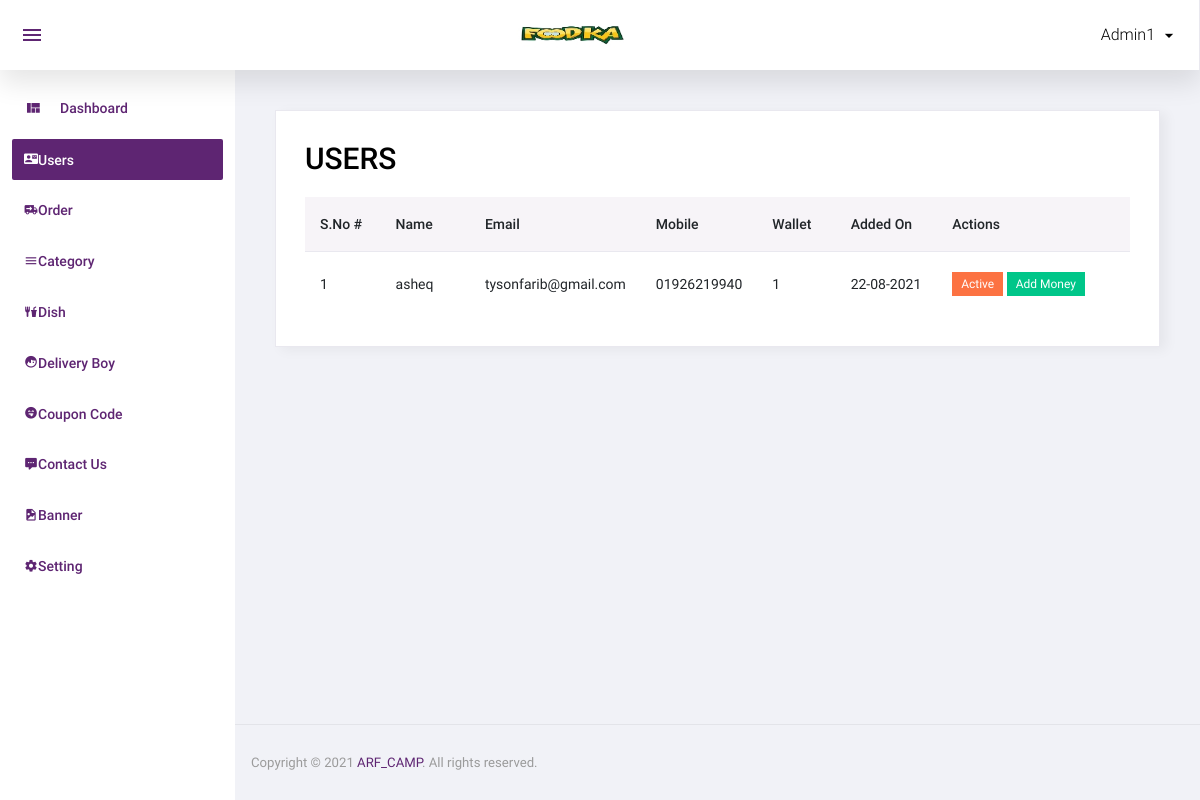
Before: /admin/user.php (signed in) with the older database file.
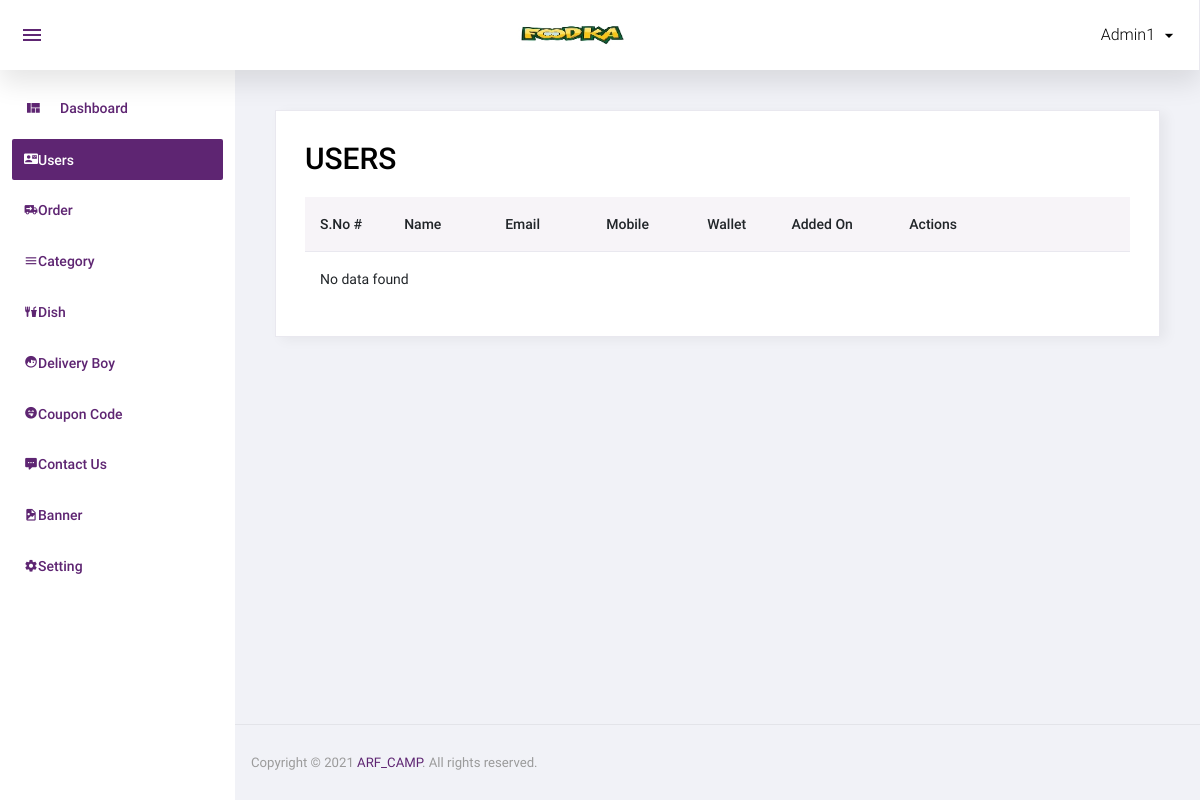
After: the same page with the newer database file.
### tables this page shows
CREATE TABLE `user` (
  `id` int(11) NOT NULL,
  `name` varchar(50) NOT NULL,
  `email` varchar(50) NOT NULL,
  `mobile` varchar(15) NOT NULL,
  `password` varchar(50) NOT NULL,
  `added_on` datetime NOT NULL,
  `status` int(11) NOT NULL,
  `email_verify` int(11) NOT NULL,
  `rand_str` varchar(50) NOT NULL,
  `referral_code` varchar(20) NOT NULL,
  `from_referral_code` varchar(50) NOT NULL
);

### function.inc.php (called while the page is built, shortened)
	<?php
function getWalletAmt($uid){
  global $con;
  $sql="select * from wallet where user_id='$uid'";
  $res=mysqli_query($con,$sql);
  $in=0;
  $out=0;
  while($row=mysqli_fetch_assoc($res)){
    if($row['type']=='in'){
      $in=$in+$row['amt'];
    }
    if($row['type']=='out'){
      $out=$out+$row['amt'];
    }
  }
  return $in-$out;
}
?>

### admin/user.php (the view, shortened to what this page needs)
<?php
include('top.php');
$sql="select * from user order by id desc";
$res=mysqli_query($con,$sql);
 ?>
  <div class="card">
            <div class="card-body">
               <h1 class="grid_title">USERS</h1>
              <div class="row grid_box">
                <div class="col-12">
                  <div class="table-responsive">
                    <table id="order-listing" class="table">
                      <thead>
                         <tr>
                            <th width="10%">S.No #</th>
                            <th width="12%">Name</th>
                            <th width="12%">Email</th>
							<th width="12%">Mobile</th>
							<th width="10%">Wallet</th>
                            <th width="14%">Added On</th>
							<th width="28%">Actions</th>
                        </tr>
                      </thead>
<tbody>
       <?php
       if(mysqli_num_rows($res)>0)
       {
		$i=1;
		while($row=mysqli_fetch_assoc($res)){
		?>
	<tr>
                            <td><?php echo $i?></td>
                            <td><?php echo $row['name']?></td>
							<td><?php echo $row['email']?></td>
							<td><?php echo $row['mobile']?></td>
							<td><?php echo getWalletAmt($row['id'])?></td>
							<td>
							<?php
							$dateStr=strtotime($row['added_on']);
							echo date('d-m-Y',$dateStr);
							?>
							</td>
							<td>
								<?php
								if($row['status']==1){
								?>
								<a href="?id=<?php echo $row['id']?>&type=deactive"><label class="badge badge-danger hand_cursor">Active</label></a>
								<?php
								}else{
								?>
								<a href="?id=<?php echo $row['id']?>&type=active"><label class="badge badge-info hand_cursor">Deactive</label></a>
								<?php
								}
								?>
								<a href="add_money.php?id=<?php echo $row['id']?>"><label class="badge badge-success hand_cursor">Add Money</label></a>
							</td>
          </tr>
                <?php
				$i++;
				}
		}
				else
					{ ?>
						<tr>
							<td colspan="5">No data found</td>
						</tr>
						<?php } ?>
                      </tbody>
                    </table>
                  </div>
				</div>
              </div>
            </div>
          </div>
 <?php
include('footer.php');
 ?>

Changed rows visible on the page:
removed user: name "asheq", email "tysonfarib@gmail.com", mobile "01926219940", id "1", added_on "22-08-2021"
Other visible differences:
text now shown: "No data found"
